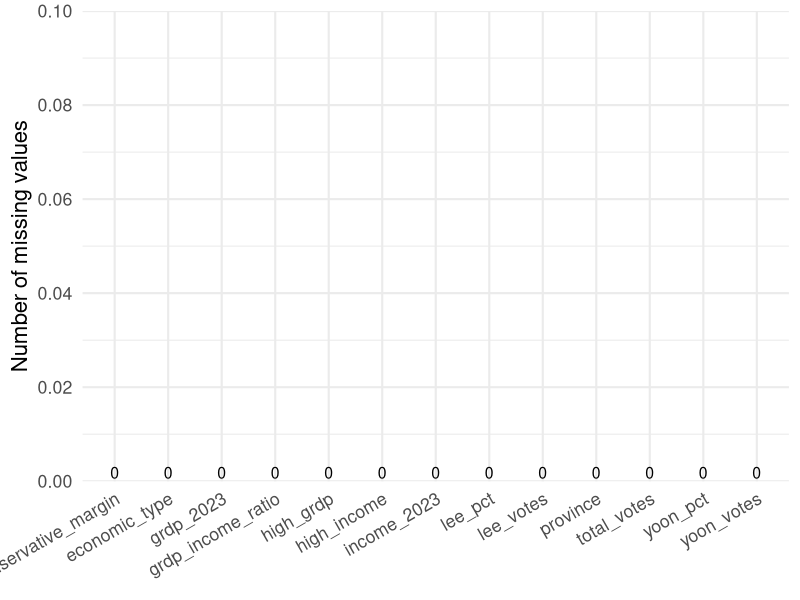
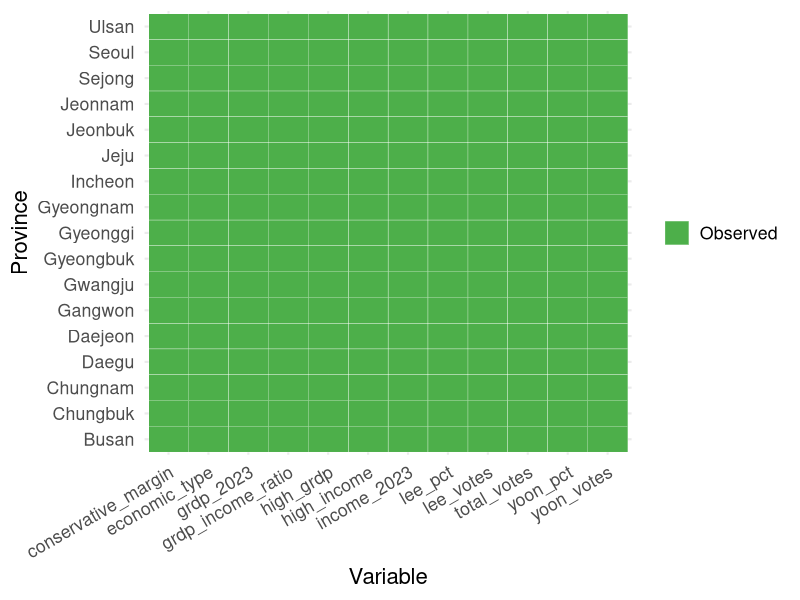

Write R code to recreate these figures, in order.
## ---- chunk 1
#| label: setup-data-missing
#| include: false

library(tidyverse)
library(scales)

prov <- read_csv("data/raw/merged_province_data.csv")
## ---- chunk 2
#| label: fig-missing-by-variable
#| fig-cap: "Number and proportion of missing values by variable."
#| warning: false
#| message: false
#| code-fold: true

missing_by_var <- prov %>%
summarise(across(everything(), ~ sum(is.na(.)))) %>%
pivot_longer(everything(),
names_to = "variable",
values_to = "n_missing") %>%
mutate(
prop_missing = n_missing / nrow(prov),
variable = fct_reorder(variable, n_missing)
)

ggplot(missing_by_var, aes(x = variable, y = n_missing)) +
geom_col(width = 0.7) +
geom_text(
aes(label = n_missing),
vjust = -0.2,
size = 4
) +
scale_y_continuous(
breaks = pretty_breaks(5),
expand = expansion(mult = c(0, 0.1))
) +
labs(
x = NULL,
y = "Number of missing values"
) +
theme_minimal(base_size = 16) +
theme(
axis.text.x = element_text(angle = 30, hjust = 1)
)
## ---- chunk 3
#| label: fig-missing-heatmap
#| fig-cap: "Missingness matrix: each cell indicates whether a value is observed or missing."
#| warning: false
#| message: false
#| code-fold: true


missing_matrix <- prov %>%
  mutate(across(everything(), as.character)) %>%
  pivot_longer(
    cols = -province,
    names_to = "variable",
    values_to = "value"
  ) %>%
  mutate(
    is_missing = if_else(is.na(value) | value == "", "Missing", "Observed")
  )

ggplot(missing_matrix, aes(x = variable, y = province, fill = is_missing)) +
  geom_tile(color = "white") +
  scale_fill_manual(
    values = c("Observed" = "#4daf4a", "Missing" = "#e41a1c")
  ) +
  labs(
    x = "Variable",
    y = "Province",
    fill = NULL
  ) +
  theme_minimal(base_size = 16) +
  theme(
    axis.text.x = element_text(angle = 30, hjust = 1)
  )
